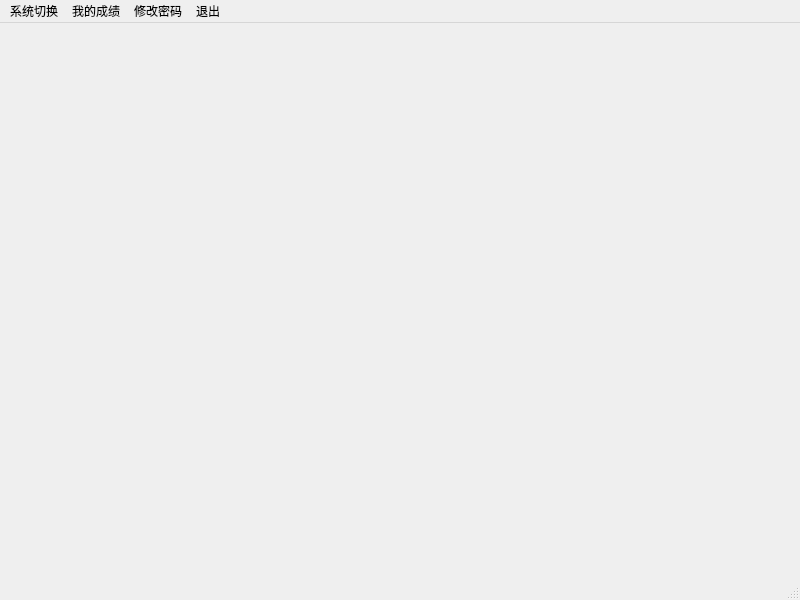
<?xml version="1.0" encoding="UTF-8"?>
<ui version="4.0">
 <class>MainWindow</class>
 <widget class="QMainWindow" name="MainWindow">
  <property name="geometry">
   <rect>
    <x>0</x>
    <y>0</y>
    <width>800</width>
    <height>600</height>
   </rect>
  </property>
  <property name="windowTitle">
   <string>成绩管理系统</string>
  </property>
  <widget class="QWidget" name="centralwidget"/>
  <widget class="QMenuBar" name="menubar">
   <property name="geometry">
    <rect>
     <x>0</x>
     <y>0</y>
     <width>800</width>
     <height>20</height>
    </rect>
   </property>
   <widget class="QMenu" name="menu">
    <property name="title">
     <string>系统切换</string>
    </property>
    <addaction name="actionxinxi"/>
    <addaction name="separator"/>
    <addaction name="actionjiaoshi"/>
    <addaction name="separator"/>
    <addaction name="actionxuanke"/>
    <addaction name="separator"/>
   </widget>
   <widget class="QMenu" name="menu_2">
    <property name="title">
     <string>我的成绩</string>
    </property>
   </widget>
   <widget class="QMenu" name="menu_3">
    <property name="title">
     <string>修改密码</string>
    </property>
   </widget>
   <widget class="QMenu" name="menu_4">
    <property name="title">
     <string>退出</string>
    </property>
   </widget>
   <addaction name="menu"/>
   <addaction name="menu_2"/>
   <addaction name="menu_3"/>
   <addaction name="menu_4"/>
  </widget>
  <widget class="QStatusBar" name="statusbar"/>
  <action name="actionxinxi">
   <property name="text">
    <string>信息管理系统</string>
   </property>
  </action>
  <action name="actionxuanke">
   <property name="text">
    <string>选课管理系统</string>
   </property>
  </action>
  <action name="actionjiaoshi">
   <property name="text">
    <string>选择教室</string>
   </property>
  </action>
 </widget>
 <resources/>
 <connections/>
</ui>
